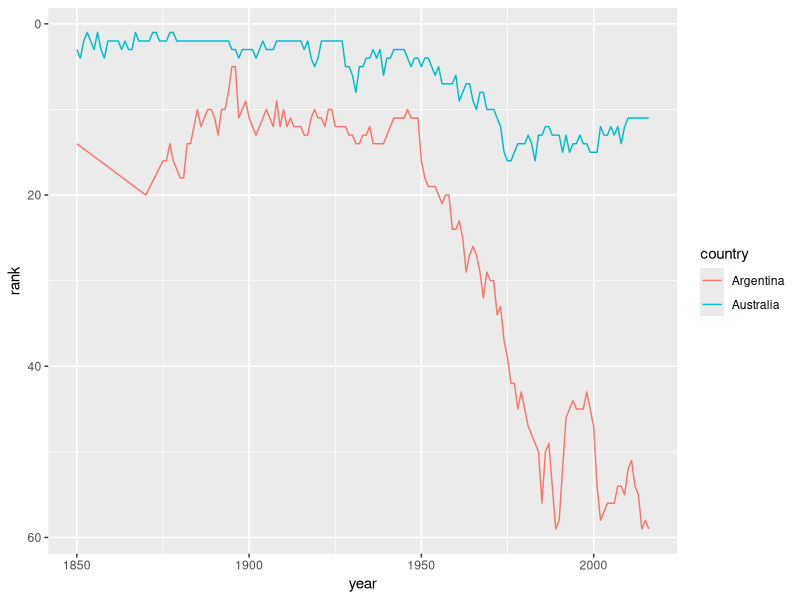
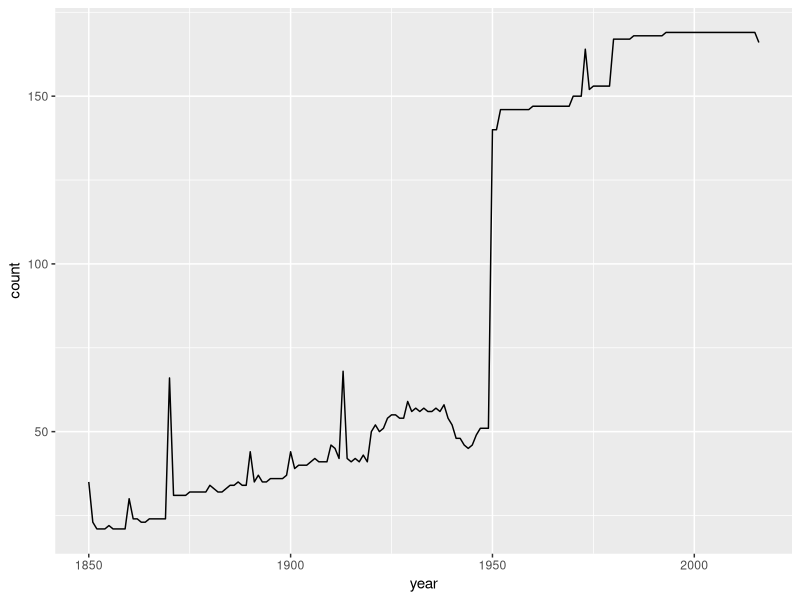
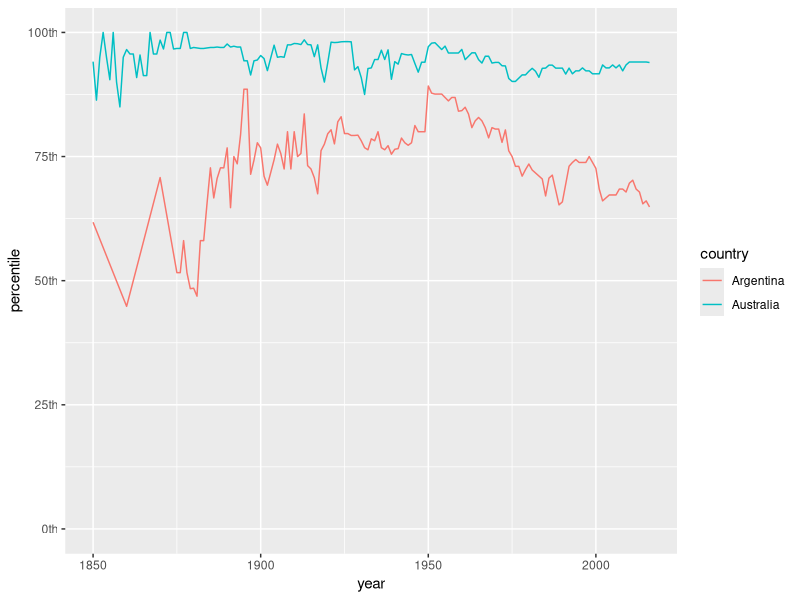
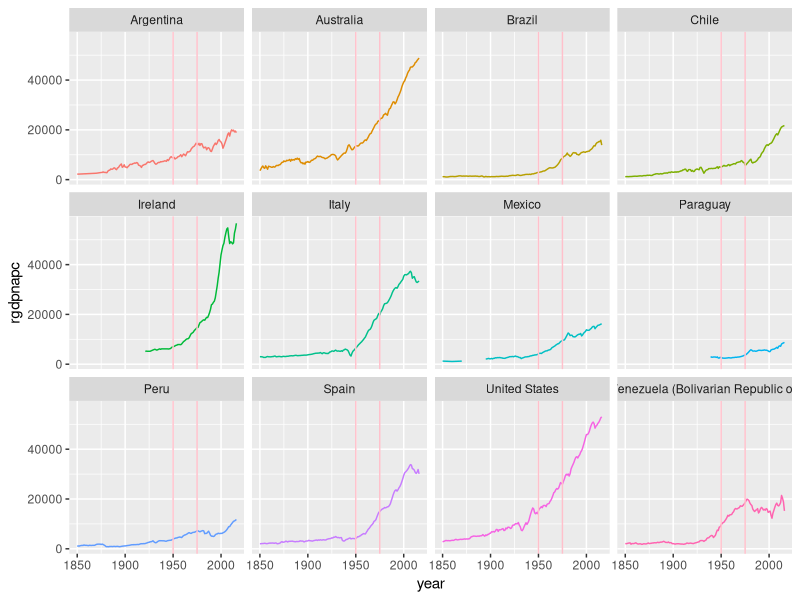

Generate these figures, in order, with R:
## ---- chunk 1
knitr::opts_chunk$set(echo = TRUE)
library(tidyverse)
library(readxl)
## ---- chunk 2
data <- read_xlsx("data/mpd2018.xlsx", sheet = 2)



## ---- chunk 3
gdp_with_rankings <- data %>%
  group_by(year) %>%
  mutate(rank = row_number(desc(rgdpnapc)),
         perc_rank = percent_rank(rgdpnapc),
         percentile = perc_rank * 100,
         rank_better_ties = rank(desc(rgdpnapc), ties.method = "min", na.last = "keep"))
## ---- chunk 4

p <- gdp_with_rankings %>%
  filter(countrycode %in% c("ARG", "AUS"),
         year >= 1850) %>% 
  ggplot(aes(x = year, rank, color = country))

p + geom_line() +
  scale_y_reverse()


## ---- chunk 5
p <- gdp_with_rankings %>%
  group_by(year) %>% 
  summarise(count = sum(!is.na(rgdpnapc))) %>% 
  filter(year >= 1850) %>%
  ggplot(aes(year, count))

p + geom_line()

## ---- chunk 6
p <- gdp_with_rankings %>%
  filter(countrycode %in% c("ARG", "AUS"),
         year >= 1850) %>% 
  ggplot(aes(year, percentile, color = country))

p + geom_line() +
  scale_y_continuous(labels = scales::ordinal) +
  coord_cartesian(ylim=c(0,100))


## ---- chunk 7
comparisons <- c("ARG", "AUS", "USA", "VEN", "MEX", "CHL", "PER", "BRA", "IRL", "ITA", "ESP", "PRY")

gdp_plot <- gdp_with_rankings %>%
  filter(year >= 1850, countrycode %in% comparisons) %>% 
  ggplot(aes(year, rgdpnapc, color = country))

gdp_plot + geom_line() +
  facet_wrap(~country) + guides(color = FALSE) +
  geom_vline(xintercept = 1950, color = "pink") +
  geom_vline(xintercept = 1975, color = "pink")




  
